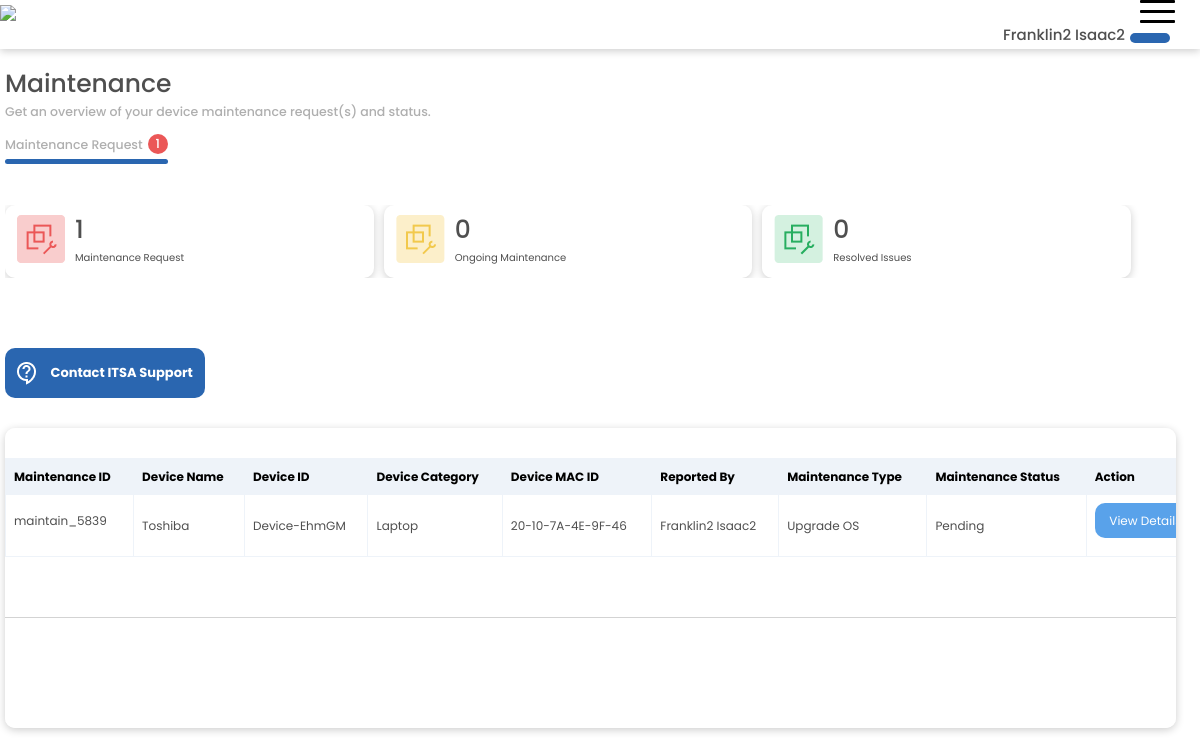
/staff/staffmaintenancerequests/ (signed in), run on an earlier commit of the app's database.
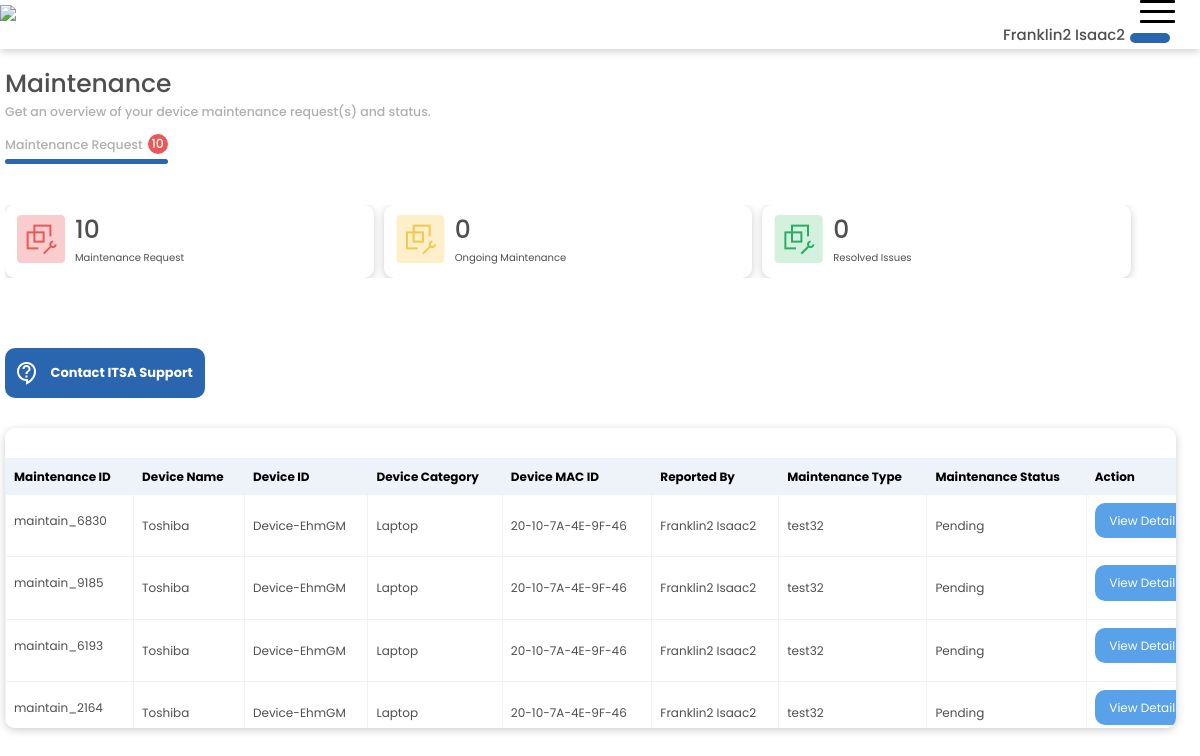
And on a later commit of the database.
### userarea/models.py (models this page shows, shortened)
class MaintenanceRequest(models.Model):
    user = models.ForeignKey(User, null=True, on_delete=models.CASCADE)
    MaintainDeviceName = models.CharField(max_length= 300, null=True, blank = True)
    MaintainDeviceType = models.CharField(max_length= 300, null=True, blank = True)
    MaintainDeviceUserDepartment = models.CharField(max_length= 300, null=True, blank = True)
    MaintainDeviceID = models.CharField(max_length= 300, null=True, blank = True)
    MaintainDeviceIP = models.CharField(max_length= 300, null=True, blank = True)
    MaintainDeviceMAC_ID = models.CharField(max_length= 300, null=True, blank = True)
    MaintainType = models.CharField(max_length= 300, null=True, blank = True)
    MaintainDeviceCategory = models.CharField(max_length= 300, null=True, blank = True)
    MaintainDeviceLocation = models.CharField(max_length= 300, null=True, blank = True)
    MaintainStatus = models.CharField(max_length= 300,choices = MAINTAINANCE_STATUS_CHOICE, default = 'Pending', null=True, blank = True)
    MaintainDeviceUserID = models.CharField(max_length= 300, null=True, blank = True)
    MaintainRequesterEmailAddress = models.EmailField(max_length= 300, null=True, blank = True)
    CompanyUniqueCode = models.EmailField(max_length= 300, null=True, blank = True)
    MaintainRequester = models.CharField(max_length= 300, null=True, blank = True)
    MaintainRequestID = models.CharField(max_length= 300, null=True, blank = True)
    MaintainRequestDescription = models.CharField(max_length= 30000, null=True, blank = True)
    currentMonth = models.CharField(max_length= 3000, null=True, blank = True)
    created_at = models.DateTimeField(auto_now_add=True)
    edited_at = models.DateTimeField(auto_now=True)
    class Meta:
        ordering = ['-edited_at', '-created_at']

### staffapp/views.py (the view)
# urls.py: path('staffmaintenancerequests/', views.StaffMaintainance, name="StaffMaintainance"),
@login_required(login_url='StaffLogin')
def StaffMaintainance(request):
    if request.method == 'GET' and 'requesttoviewdetails' in request.GET:
        requesttoviewdetailsMain = request.GET['requesttoviewdetails']
        currentDevice = MaintenanceRequest.objects.filter(MaintainRequestID = requesttoviewdetailsMain)
        return redirect('MaintainanceDetails', name = requesttoviewdetailsMain )
    if request.method == 'GET' and 'idforeditmain' in request.GET:
        idforedit = request.GET['idforeditmain']
        currentDevice = MaintenanceRequest.objects.get(MaintainRequestID = idforedit).MaintainRequestID
        return redirect('EditMaintenenceRequest', name = currentDevice )
    allMaintains = MaintenanceRequest.objects.filter(user = request.user)
    allMaintainsCount = allMaintains.count()
    allUsers = User.objects.all()
    allCompletedRequests = MaintenanceRequest.objects.filter(Q(MaintainStatus = 'Completed') & Q(user = request.user))
    allCompletedRequestsCount = allCompletedRequests.count()
    allCanceledRequests = MaintenanceRequest.objects.filter(Q(MaintainStatus = 'Canceled') & Q(user = request.user))
    allCanceledRequestsCount = allCanceledRequests.count()
    allOngoingRequests = MaintenanceRequest.objects.filter(Q(MaintainStatus = 'Ongoing') & Q(user = request.user))
    allOngoingRequestsCount = allOngoingRequests.count()
    context = {'allOngoingRequestsCount':allOngoingRequestsCount, 'allCompletedRequestsCount':allCompletedRequestsCount,
    'allCanceledRequestsCount':allCanceledRequestsCount, 'allUsers':allUsers,
    'allMaintains':allMaintains, 'allMaintainsCount':allMaintainsCount}
    return render(request, 'staffapp/staffmaintainance.html', context)

### staffapp/templates/staffapp/staffmaintainance.html (shortened to what this page needs)
{% include 'staffgeneral.html' %}
{% load static %}
{% block content %}
<!DOCTYPE html>
<html lang="en">
	<head>
		<link rel="stylesheet" href={% static 'dashboard/css/style.css' %} />
		<link rel="stylesheet" href={% static 'inventory/css/style.css' %} />
		<link rel="stylesheet" href={% static 'maintenance/css/style.css' %} />
		<link rel="stylesheet" href={% static 'staffdashboard/css/style.css' %} />
		<link href="https://unpkg.com/aos@2.3.1/dist/aos.css" rel="stylesheet">
	</head>
	<body class='body'>
		<div class='main'>
            <h1>Maintenance</h1>
			<div class='subIntroSection'>
				<div>
					<h5>
						Get an overview of your device maintenance request(s) and status.
					</h5>
				</div>
				<div class='MaintenanceSelectSection'>
					<h5>
						<div class='MaintenanceSelectSectionInner'>
							Maintenance Request
							<div class='maintainRequestCount'>
								<p>{{allMaintainsCount}}</p>
							</div>
						</div>
						<div class='maintainRequestLine maintainLine'></div>
					</h5>
				</div>
			</div>
			{% if allMaintains %}
			<div>
				<div class='maintainReqMainOut'>
					<div class='maintainReqMain'>
						<div>
							<img src={% static 'maintenance/img/red.png' %} />
						</div>
						<div>
							<h1 class='maintenanceReqeustCount'>{{ allMaintainsCount }}</h1>
							<p>Maintenance Request</p>
						</div>
					</div>
					<div class='maintainReqMain'>
						<div>
							<img src={% static 'maintenance/img/yellow.png' %} />
						</div>
						<div>
							<h1>{{ allOngoingRequestsCount }}</h1>
							<p>Ongoing Maintenance</p>
						</div>
					</div>
					<div class='maintainReqMain'>
						<div>
							<img src={% static 'maintenance/img/green.png' %} />
						</div>
						<div>
							<h1>{{ allCompletedRequestsCount }}</h1>
							<p>Resolved Issues</p>
						</div>
					</div>
				</div>
			</div>
			<div>
				<div class='deviceinventorymaintop'>
					<div class='searchsidebtns'>
						<div class='scannetworkbtn'>
							<button>
								<img src={% static 'maintenance/img/support.png' %} />
								<a href='mailto:ikechukwu.o@itservicedeskafrica.com'><p>Contact ITSA Support</p></a>
							</button>
						</div>
					</div>
				</div>
			</div>
			<div class='deviceInvetorySection'>
				<table  id="paginated-list" >
					<tr>
						<th>Maintenance ID</th>
						<th>Device Name</th>
						<th>Device ID</th>
						<th>Device Category</th>
						<th>Device MAC ID</th>
						<th>Reported By</th>
						<th>Maintenance Type</th>
						<th>Maintenance Status</th>
						<th>Action</th>
					</tr>
					{% for allMaintains in allMaintains %}
					<div class='item'>
						<tr class='item'>
							<td class='maintainName'>
								<p>{{ allMaintains.MaintainRequestID }}</p>
							</td>
							<td>{{ allMaintains.MaintainDeviceName }}</td>
							<td>{{ allMaintains.MaintainDeviceID }}</td>
							<td>{{ allMaintains.MaintainDeviceCategory }}</td>
							<td>{{ allMaintains.MaintainDeviceMAC_ID }}</td>
							<td>{{ allMaintains.MaintainRequester }}</td>
							<td>{{ allMaintains.MaintainType }}</td>
							<td class={{ allMaintains.MaintainStatus }}>{{ allMaintains.MaintainStatus }}</td>
							<td class='downarrow'>
								<a href= /staff/staffmaintenancdetail/{{ allMaintains.MaintainRequestID }}/ >
									<p class='viewdetails'>View Details</p>
								</a>
							</td>
						</tr>
					</div>
					{% endfor %}
				</table>
				<hr/>
			</div>
			{% else %}
			<div class='maintenancepageemptystate'>
				<img src={% static 'staff/img/cuate1.png' %} />
				<h4>Kudos! You are yet to make a maintenance request  </h4>
				<h4> Good thing your device is in good shape :)</h4>
			</div>
			{% endif %}
        </div>
    </body>
</html>
{% endblock content %}

### staffapp/templates/staffgeneral.html (shortened to what this page needs)
{% load static %}
<!DOCTYPE html>
<html lang="en">
	<head>
		<link rel="stylesheet" href="https://maxcdn.bootstrapcdn.com/bootstrap/3.4.1/css/bootstrap.min.css">
		<link rel="stylesheet" href={% static 'staffgeneral/css/style.css' %} />
		<link href="https://cdnjs.cloudflare.com/ajax/libs/mdb-ui-kit/6.1.0/mdb.min.css" rel="stylesheet" />
		<link href="https://unpkg.com/aos@2.3.1/dist/aos.css" rel="stylesheet">
	</head>
	<body>
        {% include 'staffnavbar.html' %}{% block content %}{% endblock content %}
    </body>
    </html>

### staffapp/templates/staffnavbar.html (shortened to what this page needs)
{% load static %}
{% block content %}
<body>
    <div class='responsivesection'>
        <div class='responsivesection1'>
            <img src={% static 'general/img/itsalogopng1.png' %} />
            <div class='hamburgerMain'>
                <a class="hamburger" href="#"><span></span></a>
            </div>
        </div>
        <div class='responsivesection2'>
            <div class='notifysectioninner2'>
                {% if request.identity_context_data.authenticated %}
                    <h4>{{ request.identity_context_data.username }}</h4>
                {% else %}
                    <h4>{{ request.user.last_name }}</h4>
                {% endif %}
                <div class='profileimgsectiontext2'>
                </div>
            </div>
        </div>
    </div>
</body>
{% endblock content %}

### static/staffgeneral/css/style.css (style rules this page uses)
* { box-sizing: border-box; margin: 0; padding: 0; font-family: 'Poppins', sans-serif; }
.responsivesection { display: none; }
@media only screen and (max-width: 1202px) { .responsivesection { display: block; background-color: white; box-shadow: 0 2px 8px 0 rgba(0, 0, 0, 0.2); } }
@media only screen and (max-width: 1202px) { .responsivesection1 { display: flex; margin-bottom: 0px; align-items: center; justify-content: space-between; width: 100vw; padding-right: 25px; } }
@media only screen and (max-width: 1202px) { .profileimgsectiontext2 { width: 40px; font-size: 1rem; background-color:#2A66B0; color: white; margin: 5px; padding-top: 5px; text-align: center; border-radius: 40px; } }
@media only screen and (max-width: 1202px) { .responsivesection2 { display: flex; align-items: center; justify-content: space-between; width: 100%; padding-right: 25px; padding-left: 10px; } }
@media only screen and (max-width: 1202px) { .notifysectioninner2 { align-items: center; display: flex; padding: 0px } }
@media only screen and (max-width: 1202px) { .hamburger, .hamburgerMain { z-index: 10; display: block; } }
@media only screen and (max-width: 1202px) { .hamburger { cursor: pointer; padding: 10px 35px 16px 0px; } }
@media only screen and (max-width: 1202px) { .hamburger span, .hamburger span:before, .hamburger span:after { cursor: pointer; border-radius: 1px; height: 3px; width: 35px; background: black; position: absolute; display: inline-block; content: ''; } }
@media only screen and (max-width: 1202px) { .hamburger span:before { top: -10px; } }
@media only screen and (max-width: 1202px) { .hamburger span:after { bottom: -10px; } }
@media only screen and (max-width: 1202px) { .hamburger span, .hamburger span:before, .hamburger span:after { -webkit-transition: all 300ms cubic-bezier(0.645, 0.045, 0.355, 1.000); -moz-transition: all 300ms cubic-bezier(0.645, 0.045, 0.355, 1.000); -o-transition: all 300ms cubic-bezier(0.645, 0.045, 0.355, 1.000); transition: all 300ms cubic-bezier(0.645, 0.045, 0.355, 1.000); } }
@media only screen and (max-width: 1202px) { .hamburgerMain { margin-top: 0px; } }

### static/dashboard/css/style.css (style rules this page uses)
* { box-sizing: border-box; margin: 0; padding: 0; font-family: 'Poppins', sans-serif; }
body { overflow-x: hidden; }
.main { padding-top: 100px; padding-left: 240px; }
.main h5 { color: rgb(175, 175, 175); }
.scannetworkbtn button { background-color: white; border: #2A66B0 solid 1px; color:#2A66B0; }
.deviceinventorymaintop { display: grid; grid-template-columns: 42% 68.5%; justify-content: space-between; margin-right: 110px; align-items: center; }
table td a { color: black }
table { margin-top: 30px; border: 1px solid white; width: 100%; font-size: 1.2rem; margin-bottom: 60px; overflow: scroll; }
td, th { border: 1px solid #EEF3F9; text-align: left; padding: 8px; }
th { border: 1px solid #EEF3F9; text-align: left; padding: 8px; color: black; }
tr:nth-child(1) { color: #4F4F4F; background-color: #EEF3F9; }
.deviceInvetorySection { width: 100%; margin-top: 30px; background-color: white; padding: 20px; border-radius: 10px; box-shadow: 0 2px 8px 0 rgba(0, 0, 0, 0.2); min-height: 300px; margin-bottom: 40px; }
@media only screen and (max-width: 1202px) { .main { padding-top: 120px; padding-left: 5px; } }
@media only screen and (max-width: 1202px) { .deviceInvetorySection { width: 100%; margin-top: 30px; background-color: white; padding: 20px; border-radius: 10px; box-shadow: 0 2px 8px 0 rgba(0, 0, 0, 0.2); height: 300px; overflow-y: scroll; margin-bottom: 20px; } }

### static/inventory/css/style.css (style rules this page uses)
* { box-sizing: border-box; margin: 0; padding: 0; font-family: Poppins; }
body { overflow-x: hidden; }
.main { padding-top: 100px; padding-left: 250px; width: 98%; }
.deviceinventorymaintop { margin-top: 50px; display: flex; align-items: center; width: 100%; }
.scannetworkbtn button { color:#2A66B0; display: flex; padding: 10px; border-radius: 10px; font-size: 1.3rem; width: 140px; font-weight: bold; height: 50px; align-items: center; border: none; justify-content: space-around; background-color: #E1E7FC; }
.scannetworkbtn button p { margin-top: 10px; }
.searchsidebtns { display: flex; }
@media only screen and (max-width: 1202px) { .main { padding-top: 130px; padding-left: 5px; } }
@media only screen and (max-width: 1202px) { .searchsidebtns button { margin-left: 0px; width: 180px; height: 40px; } }
@media only screen and (max-width: 1202px) { .scannetworkbtn button p { margin-top: 10px; } }

What changed in the data, as far as the page shows it:
no longer on this page (row unchanged): MaintenanceRequest: MaintainRequestID "maintain_5839", MaintainDeviceName "Toshiba", MaintainDeviceID "Device-EhmGM", MaintainDeviceCategory "Laptop", MaintainDeviceMAC_ID "20-10-7A-4E-9F-46", MaintainRequester "Franklin2 Isaac2", MaintainType "Upgrade OS", MaintainStatus "Pending"
added MaintenanceRequest: MaintainRequestID "maintain_6830", MaintainDeviceName "Toshiba", MaintainDeviceID "Device-EhmGM", MaintainDeviceCategory "Laptop", MaintainDeviceMAC_ID "20-10-7A-4E-9F-46", MaintainRequester "Franklin2 Isaac2", MaintainType "test32", MaintainStatus "Pending"
added MaintenanceRequest: MaintainRequestID "maintain_9185", MaintainDeviceName "Toshiba", MaintainDeviceID "Device-EhmGM", MaintainDeviceCategory "Laptop", MaintainDeviceMAC_ID "20-10-7A-4E-9F-46", MaintainRequester "Franklin2 Isaac2", MaintainType "test32", MaintainStatus "Pending"
added MaintenanceRequest: MaintainRequestID "maintain_6193", MaintainDeviceName "Toshiba", MaintainDeviceID "Device-EhmGM", MaintainDeviceCategory "Laptop", MaintainDeviceMAC_ID "20-10-7A-4E-9F-46", MaintainRequester "Franklin2 Isaac2", MaintainType "test32", MaintainStatus "Pending"
added MaintenanceRequest: MaintainRequestID "maintain_2164", MaintainDeviceName "Toshiba", MaintainDeviceID "Device-EhmGM", MaintainDeviceCategory "Laptop", MaintainDeviceMAC_ID "20-10-7A-4E-9F-46", MaintainRequester "Franklin2 Isaac2", MaintainType "test32", MaintainStatus "Pending"
Also different on the page:
{{ allMaintainsCount }}: "1" → "10"
